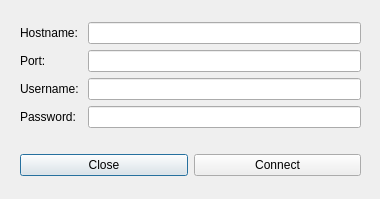
<?xml version="1.0" encoding="UTF-8"?>
<ui version="4.0">
 <class>MQTTClient</class>
 <widget class="QDialog" name="MQTTClient">
  <property name="geometry">
   <rect>
    <x>0</x>
    <y>0</y>
    <width>380</width>
    <height>199</height>
   </rect>
  </property>
  <property name="windowTitle">
   <string>Dialog</string>
  </property>
  <property name="autoFillBackground">
   <bool>false</bool>
  </property>
  <widget class="QLabel" name="label_gif">
   <property name="geometry">
    <rect>
     <x>127</x>
     <y>20</y>
     <width>110</width>
     <height>110</height>
    </rect>
   </property>
   <property name="text">
    <string/>
   </property>
   <property name="scaledContents">
    <bool>true</bool>
   </property>
  </widget>
  <widget class="QWidget" name="layoutWidget">
   <property name="geometry">
    <rect>
     <x>20</x>
     <y>20</y>
     <width>341</width>
     <height>111</height>
    </rect>
   </property>
   <layout class="QGridLayout" name="gridLayout_3">
    <item row="0" column="0">
     <layout class="QGridLayout" name="gridLayout">
      <item row="0" column="0">
       <widget class="QLabel" name="label_mqttHostName">
        <property name="text">
         <string>Hostname: </string>
        </property>
       </widget>
      </item>
      <item row="1" column="0">
       <widget class="QLabel" name="label_mqttPort">
        <property name="text">
         <string>Port: </string>
        </property>
       </widget>
      </item>
      <item row="2" column="0">
       <widget class="QLabel" name="label_mqttUsername">
        <property name="text">
         <string>Username:</string>
        </property>
       </widget>
      </item>
      <item row="3" column="0">
       <widget class="QLabel" name="label_mqttPassword">
        <property name="text">
         <string>Password:</string>
        </property>
       </widget>
      </item>
     </layout>
    </item>
    <item row="0" column="1">
     <layout class="QGridLayout" name="gridLayout_2">
      <item row="2" column="0">
       <widget class="QLineEdit" name="lineEdit_mqttUsername"/>
      </item>
      <item row="3" column="0">
       <widget class="QLineEdit" name="lineEdit_mqttPassword">
        <property name="echoMode">
         <enum>QLineEdit::Password</enum>
        </property>
       </widget>
      </item>
      <item row="0" column="0">
       <widget class="QLineEdit" name="lineEdit_mqttHostName"/>
      </item>
      <item row="1" column="0">
       <widget class="QLineEdit" name="lineEdit_mqttPort"/>
      </item>
     </layout>
    </item>
   </layout>
  </widget>
  <widget class="QWidget" name="layoutWidget">
   <property name="geometry">
    <rect>
     <x>20</x>
     <y>150</y>
     <width>341</width>
     <height>31</height>
    </rect>
   </property>
   <layout class="QGridLayout" name="gridLayout_4">
    <item row="0" column="0">
     <widget class="QPushButton" name="pushButton_mqttCancel">
      <property name="text">
       <string>Close</string>
      </property>
     </widget>
    </item>
    <item row="0" column="1">
     <widget class="QPushButton" name="pushButton_mqttConnect">
      <property name="text">
       <string>Connect</string>
      </property>
     </widget>
    </item>
   </layout>
  </widget>
  <zorder>layoutWidget</zorder>
  <zorder>label_gif</zorder>
  <zorder>layoutWidget</zorder>
 </widget>
 <resources/>
 <connections/>
</ui>
